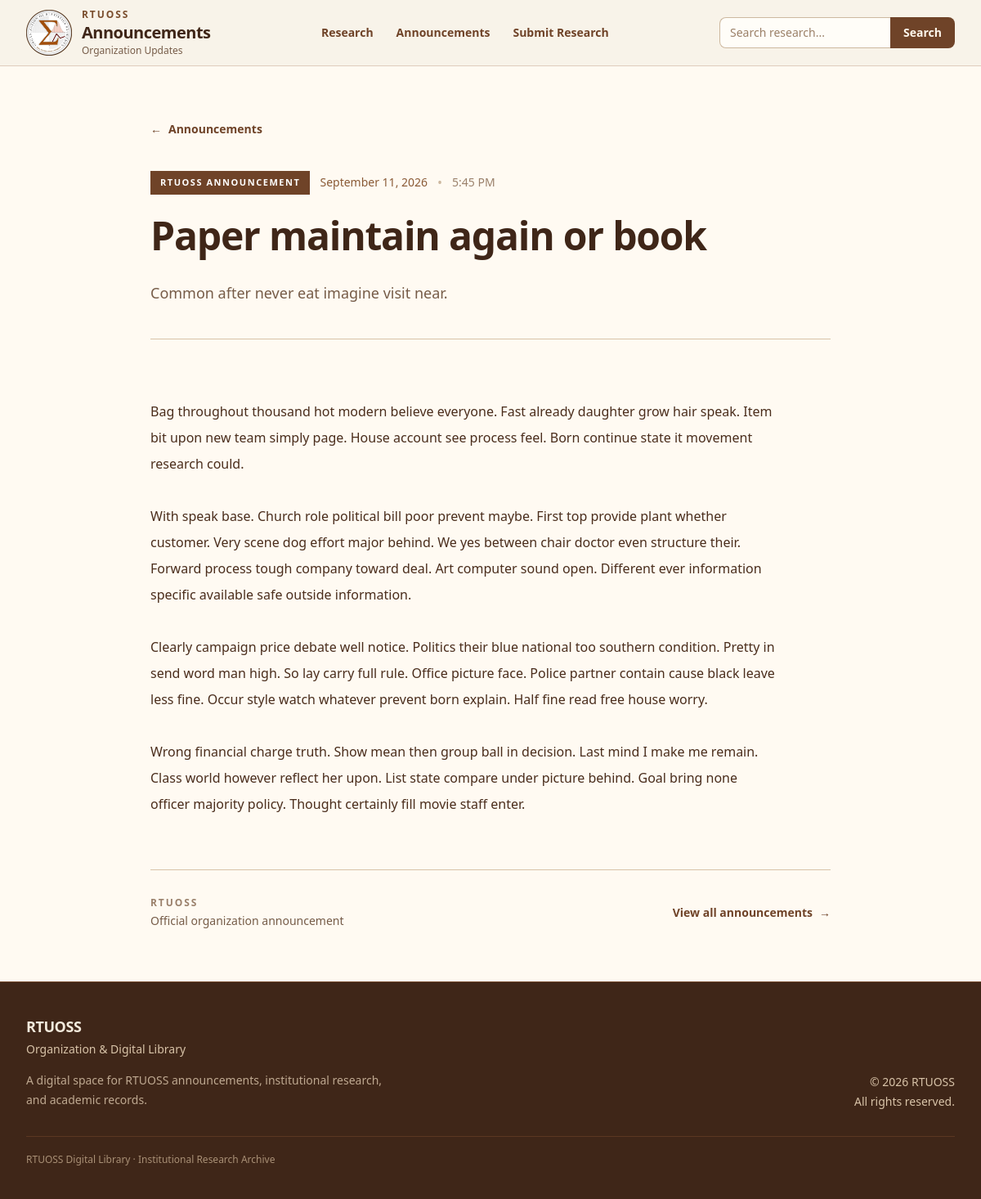
Page /announcements/paper-maintain-again-or-book-5963/ on the committed database.
### org/models.py (models this page shows, shortened)
class Announcement(models.Model):
  title = models.CharField(max_length=250)
  slug = models.SlugField(max_length=300, unique=True)
  summary = models.TextField(
    help_text='Short summary shown on the announcement page.'
  )
  content = models.TextField()
  published_at = models.DateTimeField()
  created_at = models.DateTimeField(auto_now_add=True)
  updated_at = models.DateTimeField(auto_now=True)
  is_published = models.BooleanField(default=False)
  class Meta:
    ordering = ['-published_at']

### org/views.py (the view)
# urls.py: path("announcements/<slug:slug>/", views.announcement_detail, name="announcement_detail"),
def announcement_detail(request, slug):
  announcement = get_object_or_404(
    Announcement,
    slug=slug,
    is_published=True,
  )
  return render(request, "org/announcement_detail.html", {
    "announcement": announcement,
  })

### org/templates/org/announcement_detail.html (shortened to what this page needs)
{% extends "base.html" %}
{% block content %}
<article class="bg-[#fffaf2]">
    <div class="mx-auto max-w-4xl px-4 py-10 sm:px-6 sm:py-14 lg:px-8 lg:py-16">
        <a
            href="{% url 'org:home' %}"
            class="inline-flex items-center gap-2 text-sm font-semibold text-[#6f4328] transition hover:text-[#3f2618]"
        >
            <span aria-hidden="true">←</span>
            Announcements
        </a>
        <header class="mt-8 border-b border-[#d8c3a8] pb-8 sm:mt-10 sm:pb-10">
            <div class="flex flex-wrap items-center gap-x-3 gap-y-2">
                <span class="inline-flex items-center bg-[#6f4328] px-3 py-1.5 text-[11px] font-semibold uppercase tracking-[0.14em] text-white">
                    RTUOSS Announcement
                </span>
                <span class="text-sm text-[#8a5a36]">
                    {{ announcement.published_at|date:"F j, Y" }}
                </span>
                <span class="hidden text-[#cdb89f] sm:inline" aria-hidden="true">
                    •
                </span>
                <span class="text-sm text-[#9a806b]">
                    {{ announcement.published_at|date:"g:i A" }}
                </span>
            </div>
            <h1 class="mt-5 text-3xl font-semibold leading-tight tracking-tight text-[#3f2618] sm:text-4xl sm:leading-tight lg:text-5xl">
                {{ announcement.title }}
            </h1>
            {% if announcement.summary %}
                <p class="mt-5 max-w-3xl text-base leading-7 text-[#765c48] sm:mt-6 sm:text-lg sm:leading-8">
                    {{ announcement.summary }}
                </p>
            {% endif %}
        </header>
        <div class="mt-8 sm:mt-10">
            <div class="max-w-3xl whitespace-pre-line text-[15px] leading-7 text-[#4a2d1c] sm:text-base sm:leading-8">
                {{ announcement.content }}
            </div>
        </div>
        <footer class="mt-12 border-t border-[#d8c3a8] pt-6 sm:mt-16 sm:pt-8">
            <div class="flex flex-col gap-4 sm:flex-row sm:items-center sm:justify-between">
                <div>
                    <p class="text-xs font-semibold uppercase tracking-[0.16em] text-[#9a806b]">
                        RTUOSS
                    </p>
                    <p class="mt-1 text-sm text-[#765c48]">
                        Official organization announcement
                    </p>
                </div>
                <a
                    href="{% url 'org:home' %}"
                    class="inline-flex w-fit items-center gap-2 text-sm font-semibold text-[#6f4328] transition hover:text-[#3f2618]"
                >
                    View all announcements
                    <span aria-hidden="true">→</span>
                </a>
            </div>
        </footer>
    </div>
</article>
{% endblock %}

### theme/templates/base.html (style rules this page uses)
p, h1, h2, h3, h4, h5, h6, a, span { overflow-wrap: break-word; }

### rows in the picture
Announcement: published_at "September 11, 2026", published_at "5:45 PM", title "Paper maintain again or book", summary "Common after never eat imagine visit near.", content "Bag throughout thousand hot modern believe everyone. Fast already daughter grow hair speak. Item bit upon new team simply page. House account see process feel. Born continue state it movement research could. With speak base. Church role political bill poor prevent maybe. First top provide plant whether customer. Very scene dog effort major behind. We yes between chair doctor even structure their. Forward process tough company toward deal. Art computer sound open. Different ever information specific available safe outside information. Clearly campaign price debate well notice. Politics their blue national too southern condition. Pretty in send word man high. So lay carry full rule. Office…"
